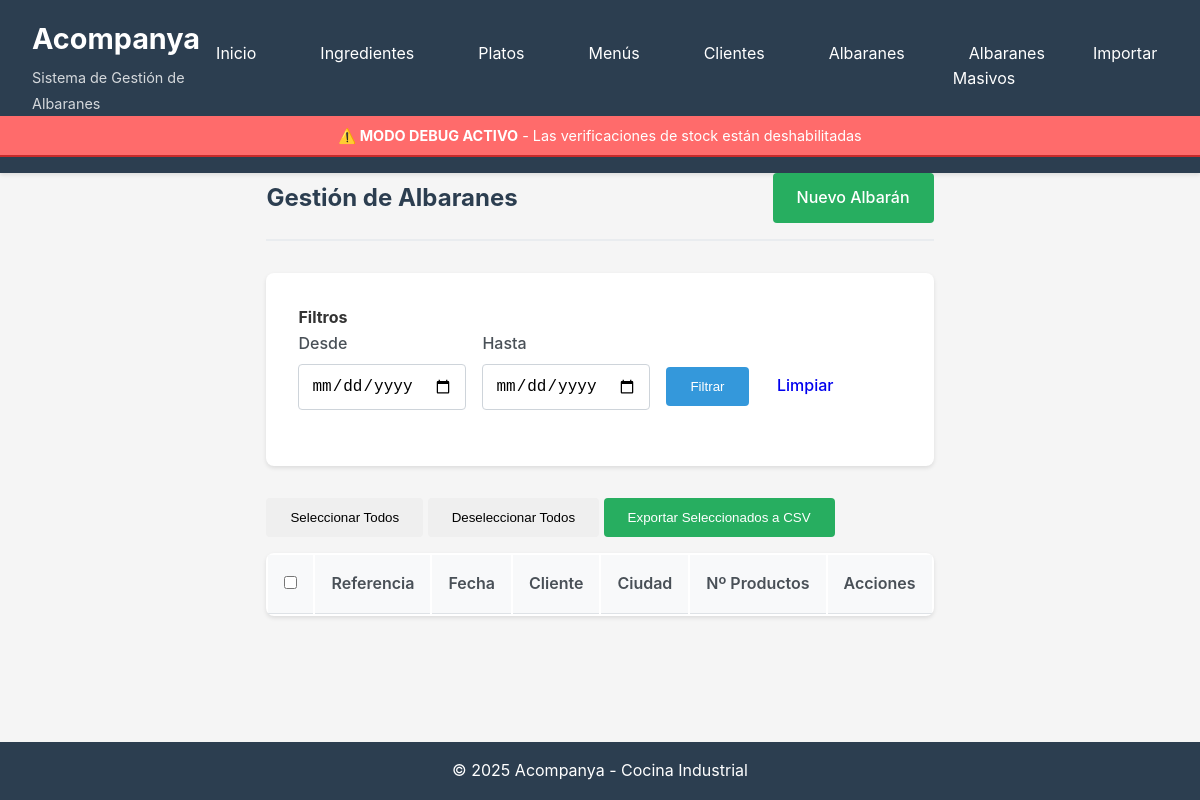
/albaranes/, run on an earlier commit of the app's database.
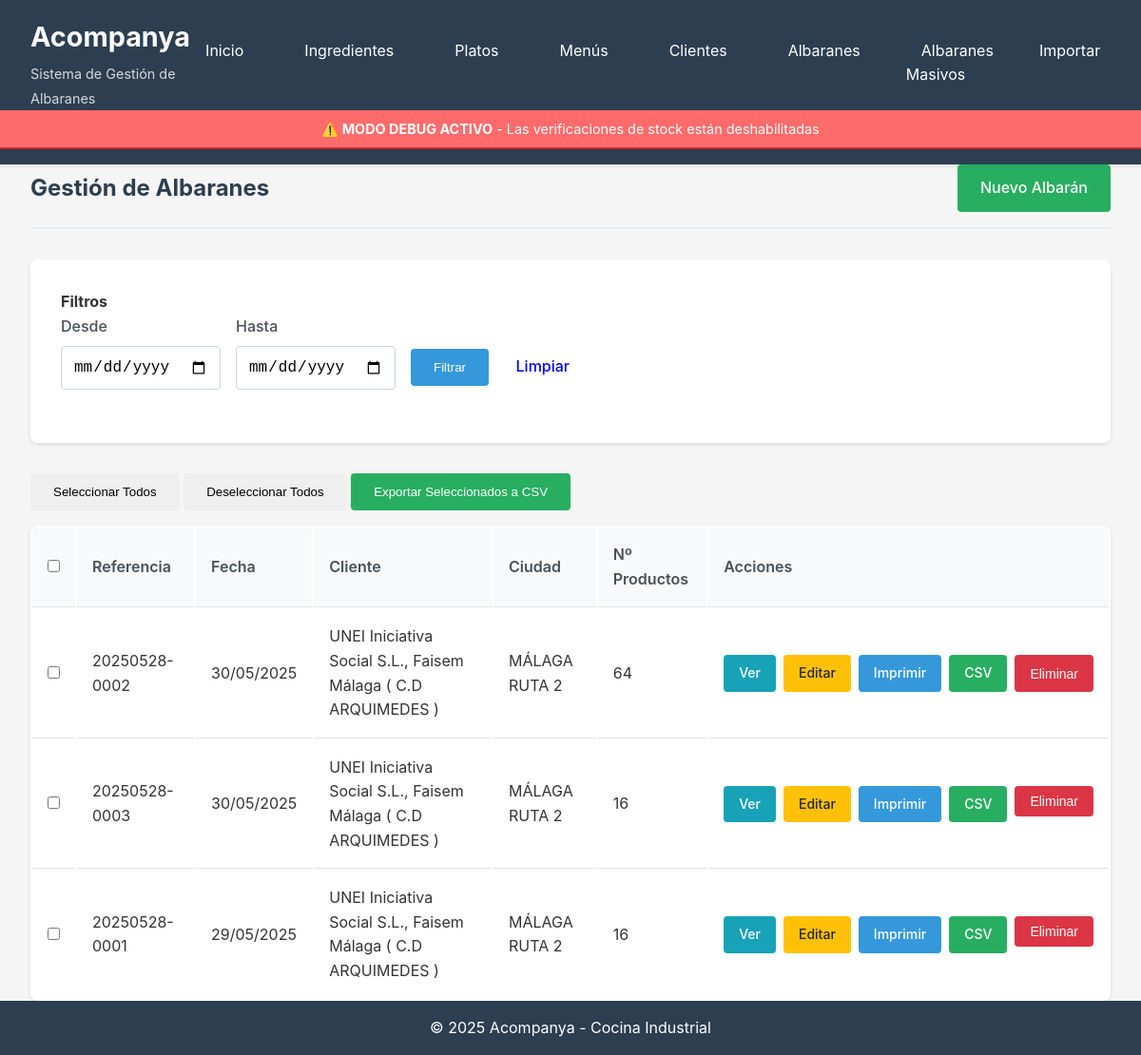
And on a later commit of the database.
### database/models.py (models this page shows, shortened)
class Albaran(db.Model):
    __tablename__ = 'albaranes'
    id = db.Column(db.Integer, primary_key=True)
    fecha = db.Column(db.Date, nullable=False, default=datetime.utcnow)
    referencia = db.Column(db.String(100), unique=True, nullable=False)
    destinatario = db.Column(db.String(200), nullable=True)
    cliente_id = db.Column(db.Integer, db.ForeignKey('clientes.id'), nullable=True)
    created_at = db.Column(db.DateTime, default=datetime.utcnow)
    detalles = db.relationship('AlbaranDetalle', backref='albaran', lazy='dynamic', cascade='all, delete-orphan')

class Cliente(db.Model):
    __tablename__ = 'clientes'
    id = db.Column(db.Integer, primary_key=True)
    nombre = db.Column(db.String(200), nullable=False, unique=True)
    ciudad = db.Column(db.String(100), nullable=False)
    created_at = db.Column(db.DateTime, default=datetime.utcnow)
    updated_at = db.Column(db.DateTime, default=datetime.utcnow, onupdate=datetime.utcnow)
    albaranes = db.relationship('Albaran', backref='cliente', lazy='dynamic')

### routes/albaranes.py (the view)
@albaranes_bp.route('/')
def listar():
    page = request.args.get('page', 1, type=int)
    fecha_desde = request.args.get('fecha_desde')
    fecha_hasta = request.args.get('fecha_hasta')
    query = Albaran.query
    if fecha_desde:
        query = query.filter(Albaran.fecha >= datetime.strptime(fecha_desde, '%Y-%m-%d').date())
    if fecha_hasta:
        query = query.filter(Albaran.fecha <= datetime.strptime(fecha_hasta, '%Y-%m-%d').date())
    albaranes = query.order_by(Albaran.fecha.desc()).paginate(
        page=page, per_page=20, error_out=False
    )
    return render_template('albaranes/listar.html', albaranes=albaranes)

### app.py (called while the page is built)
def create_app():
    app = Flask(__name__)
    app.config.from_object(Config)
    init_db(app)
    app.register_blueprint(ingredientes_bp, url_prefix='/ingredientes')
    app.register_blueprint(platos_bp, url_prefix='/platos')
    app.register_blueprint(menus_bp, url_prefix='/menus')
    app.register_blueprint(albaranes_bp, url_prefix='/albaranes')
    app.register_blueprint(importar_bp, url_prefix='/importar')
    app.register_blueprint(clientes_bp, url_prefix='/clientes')
    app.register_blueprint(albaranes_masivos_bp, url_prefix='/albaranes-masivos')
    @app.context_processor
    def inject_config():
        return dict(config=app.config)
    @app.route('/')
    def index():
        return render_template('index.html')
    @app.route('/dashboard')
    def dashboard():
        return render_template('dashboard.html')
    return app

### templates/albaranes/listar.html (shortened to what this page needs)
{% extends "base.html" %}
{% block content %}
<div class="page-header">
    <h2>Gestión de Albaranes</h2>
    <a href="{{ url_for('albaranes.nuevo') }}" class="btn btn-success">Nuevo Albarán</a>
</div>
<form method="GET" action="{{ url_for('albaranes.listar') }}" class="albaran-section">
    <h4>Filtros</h4>
    <div class="form-row" style="display: flex; gap: 1rem; align-items: flex-end;">
        <div class="form-group">
            <label for="fecha_desde" class="form-label">Desde</label>
            <input type="date" class="form-control" id="fecha_desde" name="fecha_desde"
                   value="{{ request.args.get('fecha_desde', '') }}">
        </div>
        <div class="form-group">
            <label for="fecha_hasta" class="form-label">Hasta</label>
            <input type="date" class="form-control" id="fecha_hasta" name="fecha_hasta"
                   value="{{ request.args.get('fecha_hasta', '') }}">
        </div>
        <div class="form-group">
            <button type="submit" class="btn btn-primary">Filtrar</button>
            <a href="{{ url_for('albaranes.listar') }}" class="btn btn-secondary">Limpiar</a>
        </div>
    </div>
</form>
<form id="export-form" method="POST" action="{{ url_for('albaranes.exportar_multiple_csv') }}">
<div style="margin-bottom: 1rem;">
    <button type="button" class="btn btn-secondary" onclick="selectAll()">Seleccionar Todos</button>
    <button type="button" class="btn btn-secondary" onclick="deselectAll()">Deseleccionar Todos</button>
    <button type="submit" class="btn btn-success" onclick="return validateExport()">Exportar Seleccionados a CSV</button>
</div>
<table class="table">
    <thead>
        <tr>
            <th style="width: 40px;">
                <input type="checkbox" id="select-all" onchange="toggleAll(this)">
            </th>
            <th>Referencia</th>
            <th>Fecha</th>
            <th>Cliente</th>
            <th>Ciudad</th>
            <th>Nº Productos</th>
            <th>Acciones</th>
        </tr>
    </thead>
    <tbody>
        {% for albaran in albaranes.items %}
        <tr>
            <td>
                <input type="checkbox" name="albaran_ids[]" value="{{ albaran.id }}" class="albaran-checkbox">
            </td>
            <td>{{ albaran.referencia }}</td>
            <td>{{ albaran.fecha.strftime('%d/%m/%Y') }}</td>
            <td>{{ albaran.cliente.nombre if albaran.cliente else '-' }}</td>
            <td>{{ albaran.cliente.ciudad if albaran.cliente else '-' }}</td>
            <td>{{ albaran.detalles.count() }}</td>
            <td>
                <div class="action-group">
                    <a href="{{ url_for('albaranes.ver', id=albaran.id) }}" class="btn btn-sm btn-info">Ver</a>
                    <a href="{{ url_for('albaranes.editar', id=albaran.id) }}" class="btn btn-sm btn-warning">Editar</a>
                    <a href="{{ url_for('albaranes.imprimir', id=albaran.id) }}" class="btn btn-sm btn-primary" target="_blank">Imprimir</a>
                    <a href="{{ url_for('albaranes.exportar_csv', id=albaran.id) }}" class="btn btn-sm btn-success">CSV</a>
                    <form action="{{ url_for('albaranes.eliminar', id=albaran.id) }}" method="POST" style="display: inline;" onsubmit="return confirmDelete('¿Eliminar este albarán?')">
                        <button type="submit" class="btn btn-sm btn-danger">Eliminar</button>
                    </form>
                </div>
            </td>
        </tr>
        {% endfor %}
    </tbody>
</table>
</form>
{% endblock %}

What changed in the data, as far as the page shows it:
added Albaran: referencia "20250528-0002", fecha "30/05/2025", cliente "UNEI Iniciativa Social S.L., Faisem Málaga ( C.D ARQUIMEDES )", cliente "MÁLAGA RUTA 2", detalles.count "64"
added Albaran: referencia "20250528-0003", fecha "30/05/2025", cliente "UNEI Iniciativa Social S.L., Faisem Málaga ( C.D ARQUIMEDES )", cliente "MÁLAGA RUTA 2", detalles.count "16"
added Albaran: referencia "20250528-0001", fecha "29/05/2025", cliente "UNEI Iniciativa Social S.L., Faisem Málaga ( C.D ARQUIMEDES )", cliente "MÁLAGA RUTA 2", detalles.count "16"
